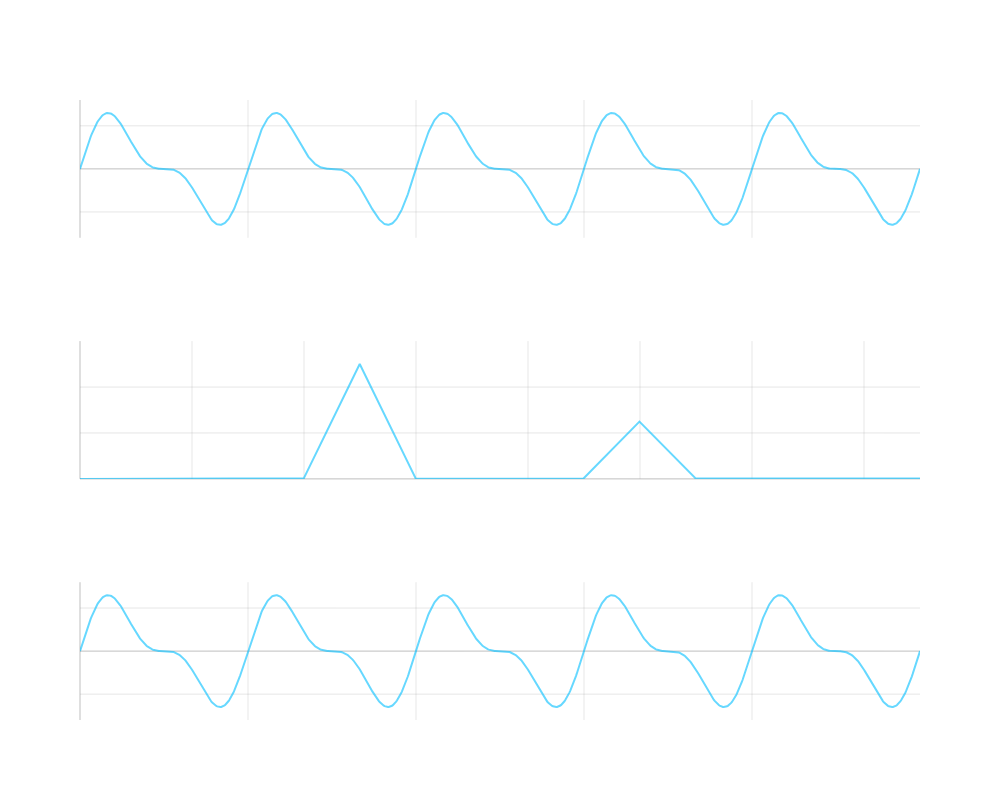

Write notebook code for a chart like this one.
### Markdown cell above
##### Inverse Fast Fourier Transform
  
  $$x_n = \frac{1}{N} \sum_{k=0}^{N-1} X_k e^{\frac{i2 \pi k n}{N}}$$
  
  The Inverse Fast Fourier Transform (IFFT) reverses the FFT operation, transforming from frequency domain back to time domain:

  - Uses same efficient $O(N \log N)$ algorithm as FFT
  - Only difference is positive exponent and $\frac{1}{N}$ scaling factor
  - Preserves all properties of FFT including power of 2 input size requirement

  The IFFT allows us to recover the original signal after performing frequency domain operations

### Code cell
# Create sample signal
t = np.linspace(0, 1, 1024)
signal = np.sin(2*np.pi*5*t) + 0.5*np.sin(2*np.pi*10*t)

# Compute FFT
fft_result = np.fft.fft(signal)
freq = np.fft.fftfreq(len(t), t[1]-t[0])

# Compute IFFT to recover original signal
recovered_signal = np.fft.ifft(fft_result)

# Create subplots
fig = make_subplots(rows=3, cols=1,
                    subplot_titles=('Original Signal',
                                  'Frequency Domain (FFT)', 
                                  'Recovered Signal (IFFT)'))

# Plot original signal
fig.add_trace(
    go.Scatter(x=t, y=signal, line=dict(color='rgba(0, 191, 255, 0.6)')),
    row=1, col=1
)

# Plot frequency domain
fig.add_trace(
    go.Scatter(x=freq[:len(freq)//2],
               y=np.abs(fft_result)[:len(freq)//2]/len(t),
               line=dict(color='rgba(0, 191, 255, 0.6)')),
    row=2, col=1
)

# Plot recovered signal
fig.add_trace(
    go.Scatter(x=t, y=np.real(recovered_signal),
               line=dict(color='rgba(0, 191, 255, 0.6)')),
    row=3, col=1
)

# Update layout
fig.update_layout(
    width=1000,
    height=800,
    showlegend=False,
    title_text='FFT Analysis Example',
    title_x=0.5,
    title_font_size=20,
    plot_bgcolor='rgba(0,0,0,0)',
    paper_bgcolor='rgba(0,0,0,0)',
    font=dict(color='white')
)

# Update all xaxes
for i in range(1, 4):
    fig.update_xaxes(
        title_text='Time (s)' if i in [1,3] else 'Frequency (Hz)',
        showgrid=True,
        gridwidth=1,
        gridcolor='rgba(128,128,128,0.2)',
        zeroline=True,
        zerolinewidth=1,
        zerolinecolor='rgba(128,128,128,0.5)',
        range=[0, 15] if i == 2 else None,
        row=i, col=1
    )

# Update all yaxes
for i in range(1, 4):
    fig.update_yaxes(
        title_text='Amplitude' if i == 2 else None,
        showgrid=True,
        gridwidth=1,
        gridcolor='rgba(128,128,128,0.2)',
        zeroline=True,
        zerolinewidth=1,
        zerolinecolor='rgba(128,128,128,0.5)',
        range=[-1.6, 1.6] if i in [1,3] else [0, 0.6],
        row=i, col=1
    )

fig.show()

### Figure 1 — Plotly figure (JSON) as saved in the notebook; plotly's stock layout.template omitted (floating-point values rounded to 4 significant figures; data arrays with more than 128 entries replaced by an {"elided": "..."} marker saying what was removed)
{"data": [{"line": {"color": "rgba(0, 191, 255, 0.6)"}, "type": "scatter", "x": {"elided": "1024 float values"}, "xaxis": "x", "y": {"elided": "1024 float values"}, "yaxis": "y"}, {"line": {"color": "rgba(0, 191, 255, 0.6)"}, "type": "scatter", "x": {"elided": "512 float values"}, "xaxis": "x2", "y": {"elided": "512 float values"}, "yaxis": "y2"}, {"line": {"color": "rgba(0, 191, 255, 0.6)"}, "type": "scatter", "x": {"elided": "1024 float values"}, "xaxis": "x3", "y": {"elided": "1024 float values"}, "yaxis": "y3"}], "layout": {"annotations": [{"font": {"size": 16}, "showarrow": false, "text": "Original Signal", "x": 0.5, "xanchor": "center", "xref": "paper", "y": 1, "yanchor": "bottom", "yref": "paper"}, {"font": {"size": 16}, "showarrow": false, "text": "Frequency Domain (FFT)", "x": 0.5, "xanchor": "center", "xref": "paper", "y": 0.6111, "yanchor": "bottom", "yref": "paper"}, {"font": {"size": 16}, "showarrow": false, "text": "Recovered Signal (IFFT)", "x": 0.5, "xanchor": "center", "xref": "paper", "y": 0.2222, "yanchor": "bottom", "yref": "paper"}], "font": {"color": "white"}, "height": 800, "paper_bgcolor": "rgba(0,0,0,0)", "plot_bgcolor": "rgba(0,0,0,0)", "showlegend": false, "title": {"font": {"size": 20}, "text": "FFT Analysis Example", "x": 0.5}, "width": 1000, "xaxis": {"anchor": "y", "domain": [0, 1], "gridcolor": "rgba(128,128,128,0.2)", "gridwidth": 1, "showgrid": true, "title": {"text": "Time (s)"}, "zeroline": true, "zerolinecolor": "rgba(128,128,128,0.5)", "zerolinewidth": 1}, "xaxis2": {"anchor": "y2", "domain": [0, 1], "gridcolor": "rgba(128,128,128,0.2)", "gridwidth": 1, "range": [0, 15], "showgrid": true, "title": {"text": "Frequency (Hz)"}, "zeroline": true, "zerolinecolor": "rgba(128,128,128,0.5)", "zerolinewidth": 1}, "xaxis3": {"anchor": "y3", "domain": [0, 1], "gridcolor": "rgba(128,128,128,0.2)", "gridwidth": 1, "showgrid": true, "title": {"text": "Time (s)"}, "zeroline": true, "zerolinecolor": "rgba(128,128,128,0.5)", "zerolinewidth": 1}, "yaxis": {"anchor": "x", "domain": [0.7778, 1], "gridcolor": "rgba(128,128,128,0.2)", "gridwidth": 1, "range": [-1.6, 1.6], "showgrid": true, "zeroline": true, "zerolinecolor": "rgba(128,128,128,0.5)", "zerolinewidth": 1}, "yaxis2": {"anchor": "x2", "domain": [0.3889, 0.6111], "gridcolor": "rgba(128,128,128,0.2)", "gridwidth": 1, "range": [0, 0.6], "showgrid": true, "title": {"text": "Amplitude"}, "zeroline": true, "zerolinecolor": "rgba(128,128,128,0.5)", "zerolinewidth": 1}, "yaxis3": {"anchor": "x3", "domain": [0, 0.2222], "gridcolor": "rgba(128,128,128,0.2)", "gridwidth": 1, "range": [-1.6, 1.6], "showgrid": true, "zeroline": true, "zerolinecolor": "rgba(128,128,128,0.5)", "zerolinewidth": 1}}}
